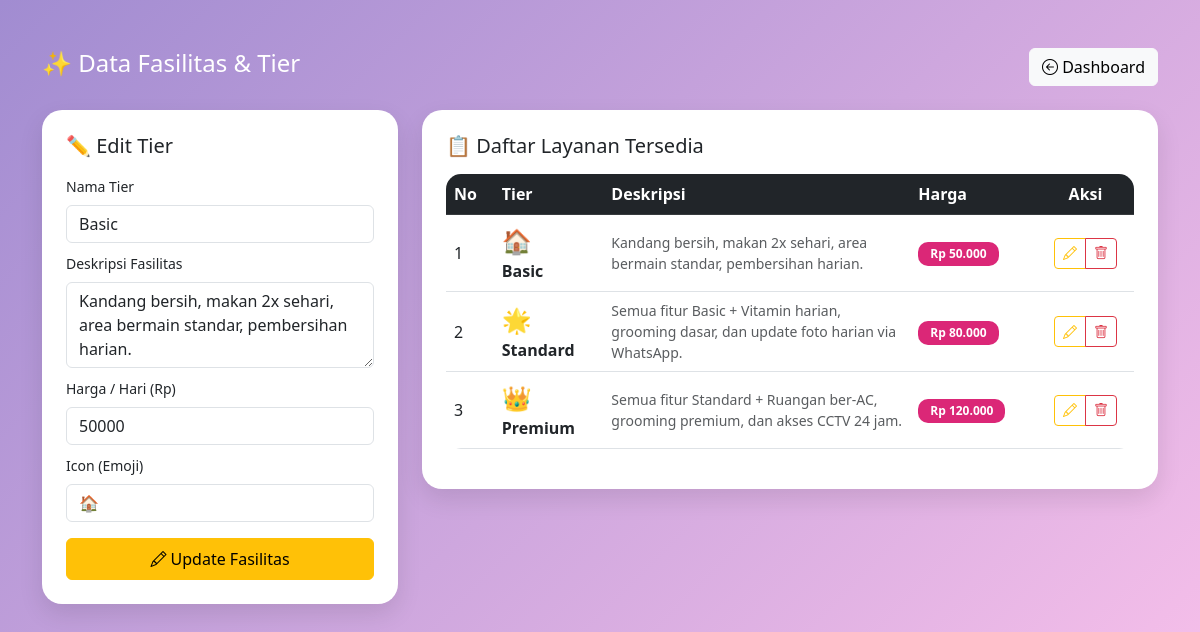
Screenshot of /fasilitas.php?edit&id=1 with the database file from the repository.
### tables this page shows
CREATE TABLE IF NOT EXISTS fasilitas (
    id_fasilitas INT AUTO_INCREMENT PRIMARY KEY,
    nama_fasilitas VARCHAR(50) NOT NULL,
    deskripsi TEXT,
    harga_per_hari INT NOT NULL,
    icon VARCHAR(20),
    created_at TIMESTAMP DEFAULT CURRENT_TIMESTAMP
);

### fasilitas.php (the view, shortened to what this page needs)
<?php
include "koneksi.php";
$edit = null;
if (isset($_GET["edit"])) {
    $ambil = mysqli_query(
        $conn,
        "SELECT * FROM fasilitas WHERE id_fasilitas='$_GET[id]'",
    );
    $edit = mysqli_fetch_array($ambil);
}
?>
<!DOCTYPE html>
<html>
<head>
<link href="https://cdn.jsdelivr.net/npm/bootstrap@5.3.0/dist/css/bootstrap.min.css" rel="stylesheet">
<link href="https://cdn.jsdelivr.net/npm/bootstrap-icons@1.10.5/font/bootstrap-icons.css" rel="stylesheet">
</head>
<body>
<div class="container py-5">
    <div class="d-flex justify-content-between align-items-center mb-4">
        <h4 class="text-white">✨ Data Fasilitas & Tier</h4>
        <a href="index.php" class="btn btn-light">
            <i class="bi bi-arrow-left-circle"></i> Dashboard
        </a>
    </div>
    <div class="row g-4">
        <div class="col-md-4">
            <div class="card card-custom p-4">
                <h5 class="mb-3">
                    <?= $edit ? "✏️ Edit Tier" : "➕ Tambah Tier" ?>
                </h5>
                <form method="POST">
                    <div class="mb-2">
                        <label class="form-label small">Nama Tier</label>
                        <input type="text" name="nama_fasilitas" class="form-control"
                            placeholder="Contoh: Premium"
                            value="<?= $edit["nama_fasilitas"] ?? "" ?>" required>
                    </div>
                    <div class="mb-2">
                        <label class="form-label small">Deskripsi Fasilitas</label>
                        <textarea name="deskripsi" class="form-control" rows="3"
                            placeholder="Apa saja yang didapat?" required><?= $edit[
                                "deskripsi"
                            ] ?? "" ?></textarea>
                    </div>
                    <div class="mb-2">
                        <label class="form-label small">Harga / Hari (Rp)</label>
                        <input type="number" name="harga" class="form-control"
                            placeholder="Contoh: 100000"
                            value="<?= $edit["harga_per_hari"] ??
                                "" ?>" required>
                    </div>
                    <div class="mb-3">
                        <label class="form-label small">Icon (Emoji)</label>
                        <input type="text" name="icon" class="form-control"
                            placeholder="Contoh: 👑"
                            value="<?= $edit["icon"] ?? "" ?>">
                    </div>
                    <?php if ($edit) { ?>
                        <button name="update" class="btn btn-warning w-100 py-2">
                            <i class="bi bi-pencil"></i> Update Fasilitas
                        </button>
                    <?php } else { ?>
                        <button name="simpan" class="btn btn-primary w-100 py-2" style="background-color: #8e44ad; border: none;">
                            <i class="bi bi-save"></i> Simpan Tier
                        </button>
                    <?php } ?>
                </form>
            </div>
        </div>
        <div class="col-md-8">
            <div class="card card-custom p-4">
                <h5 class="mb-3">📋 Daftar Layanan Tersedia</h5>
                <table class="table table-hover table-custom">
                    <thead class="table-dark">
                        <tr>
                            <th>No</th>
                            <th>Tier</th>
                            <th>Deskripsi</th>
                            <th>Harga</th>
                            <th class="text-center">Aksi</th>
                        </tr>
                    </thead>
                    <tbody>
                    <?php
                    $no = 1;
                    $data = mysqli_query(
                        $conn,
                        "SELECT * FROM fasilitas ORDER BY harga_per_hari ASC",
                    );
                    while ($d = mysqli_fetch_array($data)) { ?>
                    <tr class="align-middle">
                        <td><?= $no++ ?></td>
                        <td>
                            <span class="fs-4"><?= $d["icon"] ?></span> <br>
                            <strong><?= $d["nama_fasilitas"] ?></strong>
                        </td>
                        <td class="small text-muted" style="max-width: 250px;"><?= $d[
                            "deskripsi"
                        ] ?></td>
                        <td><span class="badge badge-price">Rp <?= number_format(
                            $d["harga_per_hari"],
                            0,
                            ",",
                            ".",
                        ) ?></span></td>
                        <td class="text-center">
                            <div class="btn-group">
                                <a href="?edit&id=<?= $d[
                                    "id_fasilitas"
                                ] ?>" class="btn btn-outline-warning btn-sm">
                                    <i class="bi bi-pencil"></i>
                                </a>
                                <a href="?hapus&id=<?= $d["id_fasilitas"] ?>"
                                   class="btn btn-outline-danger btn-sm"
                                   onclick="return confirm('Hapus tier ini?')">
                                    <i class="bi bi-trash"></i>
                                </a>
                            </div>
                        </td>
                    </tr>
                    <?php }
                    ?>
                    </tbody>
                </table>
            </div>
        </div>
    </div>
</div>
</body>
</html>

### fasilitas.php (style rules this page uses)
body { background: linear-gradient(135deg, #A18CD1 0%, #FBC2EB 100%); font-family: 'Segoe UI', sans-serif; min-height: 100vh; }
.card-custom { border-radius: 20px; border: none; box-shadow: 0 10px 25px rgba(0,0,0,0.1); }
.table-custom { border-radius: 15px; overflow: hidden; background: white; }
.badge-price { background-color: #db2777; color: white; padding: 0.5em 1em; border-radius: 10px; }

### rows the page displays
fasilitas: nama_fasilitas "Basic", deskripsi "Kandang bersih, makan 2x sehari, area bermain standar, pembersihan harian.", harga "50000", icon "🏠", harga_per_hari "50.000"
fasilitas: icon "🌟", nama_fasilitas "Standard", deskripsi "Semua fitur Basic + Vitamin harian, grooming dasar, dan update foto harian via WhatsApp.", harga_per_hari "80.000"
fasilitas: icon "👑", nama_fasilitas "Premium", deskripsi "Semua fitur Standard + Ruangan ber-AC, grooming premium, dan akses CCTV 24 jam.", harga_per_hari "120.000"
